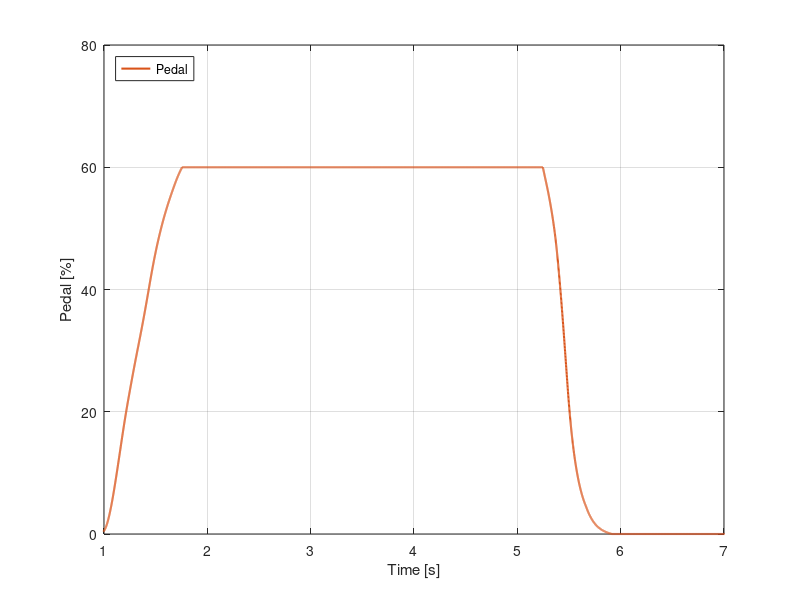

The MATLAB source for this figure:
% Load data
data = load('TDT_06_M086_P60.mat');
disp(fieldnames(data)); % Show available variables

% Select data
y = data.data.accel_pedal;
t = 1:length(y);
t = t/1000;

% Plot
figure;
plot(t, y, 'b-', 'LineWidth', 1.5,'Color', [0.8500 0.3250 0.0980]);

xlabel('Time [s]');
ylabel('Pedal [%]');
legend('Pedal', 'Location', 'northwest');

xlim([1 7]);          % X-axis limits
ylim([0 80]);           % Y-axis limits

grid on;
ax = gca;
